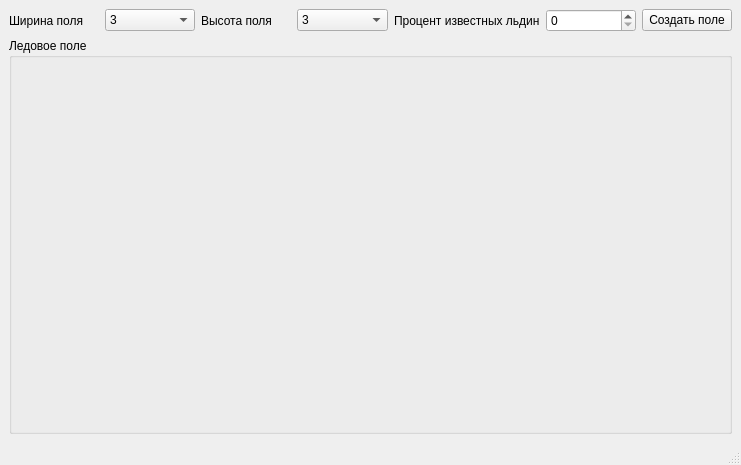
<?xml version="1.0" encoding="UTF-8"?>
<ui version="4.0">
 <class>MainWindow</class>
 <widget class="QMainWindow" name="MainWindow">
  <property name="geometry">
   <rect>
    <x>0</x>
    <y>0</y>
    <width>741</width>
    <height>465</height>
   </rect>
  </property>
  <property name="windowTitle">
   <string>Ледовое поле</string>
  </property>
  <widget class="QWidget" name="centralwidget">
   <layout class="QGridLayout" name="gridLayout">
    <item row="0" column="0">
     <widget class="QLabel" name="LblWidth">
      <property name="text">
       <string>Ширина поля</string>
      </property>
     </widget>
    </item>
    <item row="0" column="1">
     <widget class="QComboBox" name="CBWidth">
      <item>
       <property name="text">
        <string>3</string>
       </property>
      </item>
      <item>
       <property name="text">
        <string>4</string>
       </property>
      </item>
      <item>
       <property name="text">
        <string>5</string>
       </property>
      </item>
     </widget>
    </item>
    <item row="0" column="4">
     <widget class="QLabel" name="LblPercent">
      <property name="text">
       <string>Процент известных льдин</string>
      </property>
     </widget>
    </item>
    <item row="0" column="3">
     <widget class="QComboBox" name="CBHeight">
      <item>
       <property name="text">
        <string>3</string>
       </property>
      </item>
      <item>
       <property name="text">
        <string>4</string>
       </property>
      </item>
      <item>
       <property name="text">
        <string>5</string>
       </property>
      </item>
     </widget>
    </item>
    <item row="0" column="5">
     <widget class="QSpinBox" name="SpinPercent"/>
    </item>
    <item row="0" column="2">
     <widget class="QLabel" name="LblHeight">
      <property name="text">
       <string>Высота поля</string>
      </property>
     </widget>
    </item>
    <item row="0" column="6">
     <widget class="QPushButton" name="BtnCreate">
      <property name="text">
       <string>Создать поле</string>
      </property>
     </widget>
    </item>
    <item row="2" column="0" colspan="7">
     <widget class="QGroupBox" name="GBField">
      <property name="title">
       <string>Ледовое поле</string>
      </property>
      <widget class="QLabel" name="label">
       <property name="geometry">
        <rect>
         <x>10</x>
         <y>23</y>
         <width>703</width>
         <height>344</height>
        </rect>
       </property>
       <property name="text">
        <string/>
       </property>
      </widget>
     </widget>
    </item>
   </layout>
  </widget>
  <widget class="QMenuBar" name="menubar">
   <property name="geometry">
    <rect>
     <x>0</x>
     <y>0</y>
     <width>741</width>
     <height>21</height>
    </rect>
   </property>
  </widget>
  <widget class="QStatusBar" name="statusbar"/>
 </widget>
 <resources>
  <include location="ice_icon.qrc"/>
 </resources>
 <connections/>
</ui>
